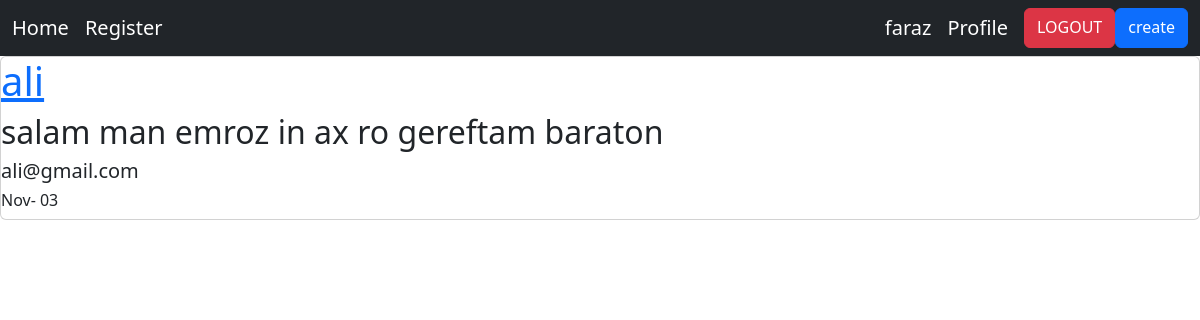
/post/1/first-post/ (signed in), run on the app's committed database.
### home/models.py (models this page shows, shortened)
class Post(models.Model):
    user = models.ForeignKey(User, on_delete=models.CASCADE)
    body = models.TextField()
    slug = models.SlugField()
    created = models.DateTimeField(auto_now_add=True)
    update = models.DateTimeField(auto_now=True)

### home/views.py (the view)
# urls.py: path('post/<int:post_id>/<slug:post_slug>/', views.PostDetailView.as_view(), name='post_detail'),
class PostDetailView(View):
    def get(self, request, post_id, post_slug):
        post_detail = Post.objects.get(pk=post_id, slug=post_slug)
        return render(request, 'home/post_detail.html', {'details': post_detail})

### home/templates/home/post_detail.html (shortened to what this page needs)
{% extends 'base.html' %}
{% block content %}
<div class="card">
    <h1><a href="{% url 'accounts:profile_user' details.user.id %}" > {{ details.user }}</a></h1>
    <h2> {{ details.body }}</h2>
    <h5>{{ details.user.email }}</h5>
    <h6>{{ details.created|date:"M- d"}}</h6>
</div>
{% endblock %}

### templates/inc/navbar.html
<nav class="navbar navbar-expand-lg navbar-dark bg-dark">
  <div class="container-fluid">
      <div class=" navbar-nav">
          <a class="navbar-brand" href="{% url 'home:home' %}">Home</a>
          <a class="navbar-brand" href="{% url 'accounts:register_user' %}">Register</a>
      </div>
      <form class="d-flex" >
             {% if user.is_authenticated %}
               <a href="" class="navbar-brand">{{ user.username }}</a>
               <a class="navbar-brand" href="{% url 'accounts:profile_user' request.user.id %}">Profile</a>
               <a href="{% url 'accounts:logout_user' %}" class="btn btn-danger">LOGOUT</a>
               <a href="{% url 'home:post_create' %}" class="btn btn-primary">create</a>
             {% else %}
               <a href="{% url 'accounts:login_user' %}" class="btn btn-success">LOGIN</a>
             {% endif %}
        </form>
  </div>
</nav>

### data on the page
Post: user "ali", body "salam man emroz in ax ro gereftam baraton", user.email "ali@gmail.com", created "Nov- 03"

### other printed values
{{ user.username }} "faraz"
